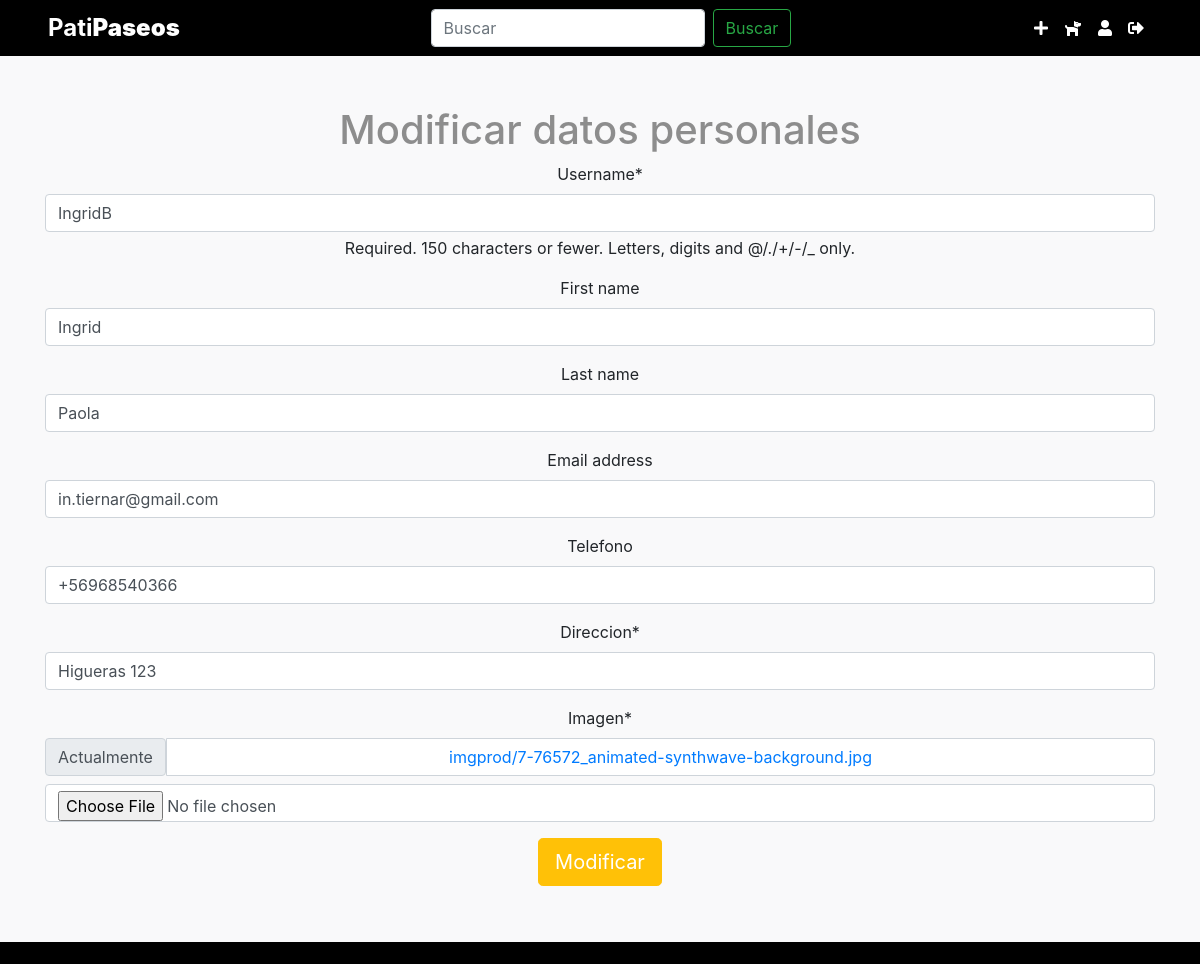
/editar_perfil/3 (signed in), run on the app's committed database.
### app_mascotas/models.py (models this page shows)
class Propietario(AbstractUser):
    rut = models.CharField(max_length=20, unique=True, default="")
    direccion = models.CharField(max_length=255, default="")
    imagen = models.ImageField(upload_to="imgprod", null=True)
    es_cuidador = models.BooleanField(default=False)
    telefono = models.CharField(max_length=15, blank=True, null=True)

### app_mascotas/views.py (the view, shortened to what this page needs)
# urls.py: path('editar_perfil/<int:id>',views.editar_perfil, name='editar_perfil'),
@login_required
def editar_perfil(request,id):
    us = request.user
    print(us)
    user_role = request.session.get('user_role', None)
    form=frmEdit(instance=us)
    contexto={
        "form":form,
        "user_role": user_role,
    }
    return render(request,"app_mascotas/editar_perfil.html",contexto)

### app_mascotas/forms.py
class frmEdit(UserChangeForm):
    class Meta:
        model=Propietario
        fields=["username","first_name","last_name","email","direccion","telefono","imagen"]

### app_mascotas/templates/app_mascotas/editar_perfil.html (shortened to what this page needs)
{% extends 'app_mascotas/base.html' %}
{% load static %}
{% load crispy_forms_tags %}
{% block content %}
<div class="container" style="margin-top: 50px;">
    <form class="form" action="" method="post" enctype="multipart/form-data">
    <div>
        <h1 style="color: #8d8d8d;">Modificar datos personales</h1>
    </div>
    <form action="">
        <div class="row">
            <div class="col-sm-12">
                <div class="form-group">
                    {{ form.username|as_crispy_field }}
                    {{ form.first_name|as_crispy_field }}
                    {{ form.last_name|as_crispy_field }}
                    {{ form.email|as_crispy_field }}
                    {{ form.telefono|as_crispy_field}}
                    {{ form.direccion|as_crispy_field}}
                    {{ form.imagen|as_crispy_field}}
                   {% if form %}
                   <input type="submit" value="Modificar" class="btn btn-warning btn-lg text-white">
                   {% endif %}
    </form>
  </div>
 </div>
{% endblock content %}

### app_mascotas/static/app_mascotas/css/estilo.css (style rules this page uses)
body { background-color: #f9f9fa }

### data on the page
Propietario: username "IngridB", first_name "Ingrid", last_name "Paola", email "in.tiernar@gmail.com", telefono "+56968540366", direccion "Higueras 123"
